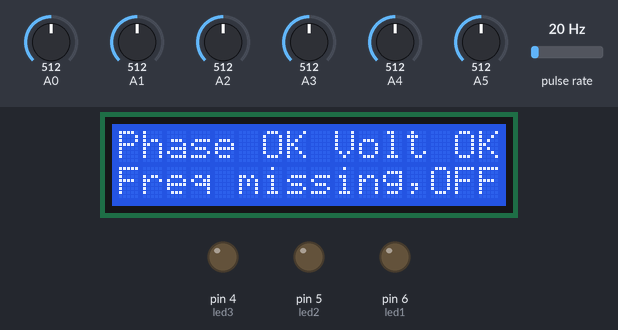
The sketch below on a simulated Arduino Uno, built with avr-gcc and run on an emulated ATmega328P. Shown: 16×2 character LCD, output pins drawn as LEDs (lit = HIGH). Wiring (inferred from the names in the program): pulse sensor: data pin 2. The inputs (shaded band) are chosen by the test bench; at power-on: pulse rate 20 Hz, A0 = 512, A1 = 512, A2 = 512, A3 = 512, A4 = 512, A5 = 512. What the sketch prints to the serial monitor is not drawn.

Above: at 1.2 s.
1.3 s: pulse rate (sensor on pin 2) set to 45 Hz
4.3 s: pulse rate (sensor on pin 2) set to 51 Hz
At 5.6 s:
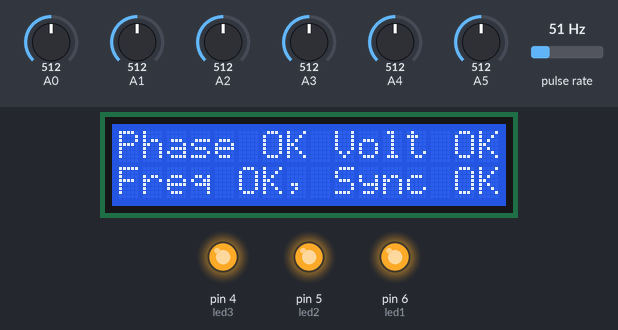
5.9 s: A0 set to 480
8.9 s: A0 set to 450
At 9.5 s:
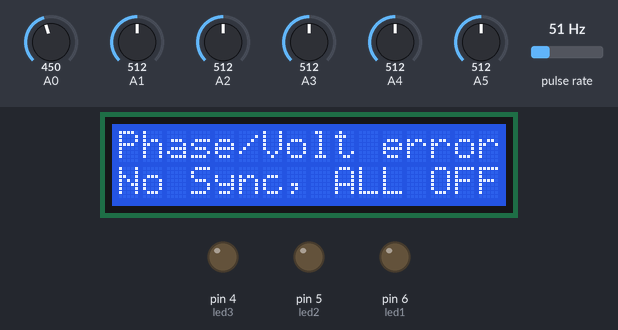
10.6 s: A1 set to 255
12.1 s: A1 set to 229
Timing chart, 0 to 15.1 s (numbered marks = the images above; inputs shaded):
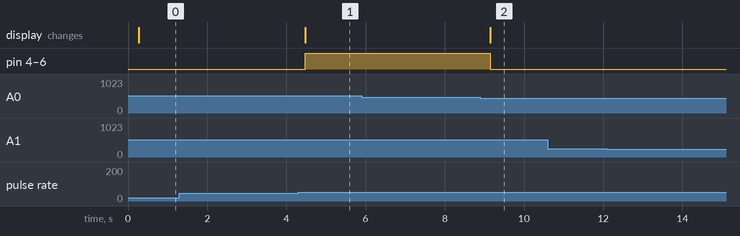

The sketch:

6_phase_sycn.ino
```cpp
#include <LiquidCrystal.h>

#define led1 6
#define led2 5
#define led3 4
#define freq 2

LiquidCrystal lcd(12, 11, 10, 9, 8, 7);

int ac1, ac2, ac3, ac4, ac5, ac6;
int high_time, low_time, time_period, frequency;

void setup() {
  Serial.begin(9600);
  lcd.begin(16, 2);

  pinMode(led1, OUTPUT);
  pinMode(led2, OUTPUT);
  pinMode(led3, OUTPUT);
  pinMode(freq, INPUT);
}

void loop() {
  ac1 = getACVolt(A0);
  ac2 = getACVolt(A1);
  ac3 = getACVolt(A2);
  ac4 = getACVolt(A3);
  ac5 = getACVolt(A4);
  ac6 = getACVolt(A5);

  high_time = pulseIn(freq, HIGH);
  low_time = pulseIn(freq, LOW);

  time_period = high_time + low_time;
  time_period = time_period / 1000;
  frequency = (1000 / time_period) - 2;

  Serial.print((String)"Phase 1: " + ac1 + " VAC | ");
  Serial.print((String)"Phase 2: " + ac2 + " VAC | ");
  Serial.println((String)"Phase 3: " + ac3 + " VAC");
  Serial.print((String)"Phase 4: " + ac4 + " VAC | ");
  Serial.print((String)"Phase 5: " + ac5 + " VAC | ");
  Serial.println((String)"Phase 6: " + ac6 + " VAC");
  Serial.println((String)"FREQUENCY: " + frequency + " Hz");
  Serial.println();

  if((ac1 >= 190 && ac1 <= 235) &&
     (ac2 >= 190 && ac2 <= 235) &&
     (ac3 >= 190 && ac3 <= 235) &&
     (ac4 >= 190 && ac4 <= 235) &&
     (ac5 >= 190 && ac5 <= 235) &&
     (ac6 >= 190 && ac6 <= 235)){

      lcd.setCursor(0, 0);
      lcd.print("Phase OK Volt OK");

      if((frequency >= 48 && frequency <= 52)){
        lcd.setCursor(0, 1);
        lcd.print("Freq OK, Sync OK");
        digitalWrite(led1, 1);
        digitalWrite(led2, 1);
        digitalWrite(led3, 1);
      }
      else {
        lcd.setCursor(0, 1);
        lcd.print("Freq missing,OFF");
        digitalWrite(led1, 0);
        digitalWrite(led2, 0);
        digitalWrite(led3, 0);
      }
  }
  else {
    lcd.setCursor(0, 0);
    lcd.print("Phase/Volt error");
    lcd.setCursor(0, 1);
    lcd.print("No Sync, ALL OFF");
    digitalWrite(led1, 0);
    digitalWrite(led2, 0);
    digitalWrite(led3, 0);
  }
}

int getACVolt(byte p){
  long adc = 0;
  adc = analogRead(p);
  return adc / 2.457;
}
```

Measured:
- the behaviour switches between 47 and 48 Hz on pulse rate (sensor on pin 2) (found by bisection; images 0 and 1)
- the behaviour switches between 467 and 466 on A0 (found by bisection; images 1 and 2)
- after the input at 1.3 s, every drawn part: stays the same
- after the input at 4.3 s, pin 4 (led3), pin 5 (led2), pin 6 (led1): LOW → HIGH after 0.18 s; the display: changes after 0.18 s (image 1)
- after the input at 5.9 s, every drawn part: stays the same
- after the input at 8.9 s, pin 4 (led3), pin 5 (led2), pin 6 (led1): HIGH → LOW after 0.24 s; the display: changes after 0.24 s (image 2)
- after the input at 10.6 s, every drawn part: stays the same
- after the input at 12.1 s, every drawn part: stays the same
